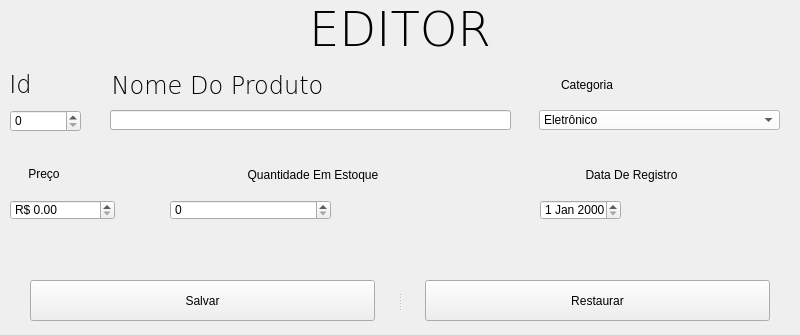
<?xml version="1.0" encoding="UTF-8"?>
<ui version="4.0">
 <class>MainWindow</class>
 <widget class="QMainWindow" name="MainWindow">
  <property name="geometry">
   <rect>
    <x>0</x>
    <y>0</y>
    <width>800</width>
    <height>335</height>
   </rect>
  </property>
  <property name="maximumSize">
   <size>
    <width>800</width>
    <height>335</height>
   </size>
  </property>
  <property name="windowTitle">
   <string>Editor</string>
  </property>
  <widget class="QWidget" name="centralwidget">
   <widget class="QLabel" name="label">
    <property name="geometry">
     <rect>
      <x>0</x>
      <y>0</y>
      <width>800</width>
      <height>59</height>
     </rect>
    </property>
    <property name="font">
     <font>
      <family>Verdana</family>
      <pointsize>36</pointsize>
      <weight>9</weight>
      <italic>false</italic>
      <bold>false</bold>
     </font>
    </property>
    <property name="styleSheet">
     <string notr="true">font: 75 36pt &quot;Verdana&quot;;
</string>
    </property>
    <property name="text">
     <string>EDITOR</string>
    </property>
    <property name="alignment">
     <set>Qt::AlignCenter</set>
    </property>
   </widget>
   <widget class="QLabel" name="label_2">
    <property name="geometry">
     <rect>
      <x>0</x>
      <y>70</y>
      <width>41</width>
      <height>29</height>
     </rect>
    </property>
    <property name="font">
     <font>
      <family>Verdana</family>
      <pointsize>18</pointsize>
      <weight>9</weight>
      <italic>false</italic>
      <bold>false</bold>
     </font>
    </property>
    <property name="styleSheet">
     <string notr="true">font: 75 18pt &quot;Verdana&quot;;</string>
    </property>
    <property name="text">
     <string>Id</string>
    </property>
    <property name="alignment">
     <set>Qt::AlignCenter</set>
    </property>
   </widget>
   <widget class="QLabel" name="label_3">
    <property name="geometry">
     <rect>
      <x>111</x>
      <y>71</y>
      <width>213</width>
      <height>29</height>
     </rect>
    </property>
    <property name="font">
     <font>
      <family>Verdana</family>
      <pointsize>18</pointsize>
      <weight>9</weight>
      <italic>false</italic>
      <bold>false</bold>
     </font>
    </property>
    <property name="styleSheet">
     <string notr="true">font: 75 18pt &quot;Verdana&quot;;</string>
    </property>
    <property name="text">
     <string>Nome Do Produto</string>
    </property>
    <property name="alignment">
     <set>Qt::AlignCenter</set>
    </property>
   </widget>
   <widget class="QLineEdit" name="txtAlterarNome">
    <property name="geometry">
     <rect>
      <x>110</x>
      <y>110</y>
      <width>401</width>
      <height>20</height>
     </rect>
    </property>
   </widget>
   <widget class="QComboBox" name="cbxAlterarCategoria">
    <property name="geometry">
     <rect>
      <x>539</x>
      <y>110</y>
      <width>241</width>
      <height>20</height>
     </rect>
    </property>
    <property name="styleSheet">
     <string notr="true">background-color: rgb(255, 255, 255);</string>
    </property>
    <item>
     <property name="text">
      <string>Eletrônico</string>
     </property>
    </item>
    <item>
     <property name="text">
      <string>Roupas e Acessórios</string>
     </property>
    </item>
    <item>
     <property name="text">
      <string>Alimentos e Bebidas</string>
     </property>
    </item>
    <item>
     <property name="text">
      <string>Móveis</string>
     </property>
    </item>
    <item>
     <property name="text">
      <string>Beleza e Cuidados Pessoais</string>
     </property>
    </item>
    <item>
     <property name="text">
      <string>Esportes e Lazer</string>
     </property>
    </item>
    <item>
     <property name="text">
      <string>Ferramentas e Materiais de Construção</string>
     </property>
    </item>
    <item>
     <property name="text">
      <string>Livros e Mídia</string>
     </property>
    </item>
    <item>
     <property name="text">
      <string>Brinquedos e Jogos</string>
     </property>
    </item>
    <item>
     <property name="text">
      <string>Automotivos</string>
     </property>
    </item>
    <item>
     <property name="text">
      <string>Saúde</string>
     </property>
    </item>
    <item>
     <property name="text">
      <string>Tecnologia</string>
     </property>
    </item>
    <item>
     <property name="text">
      <string>Casa e Jardim</string>
     </property>
    </item>
    <item>
     <property name="text">
      <string>Artigos de Escritório</string>
     </property>
    </item>
   </widget>
   <widget class="QLabel" name="label_4">
    <property name="geometry">
     <rect>
      <x>530</x>
      <y>70</y>
      <width>114</width>
      <height>29</height>
     </rect>
    </property>
    <property name="styleSheet">
     <string notr="true">font: 18pt &quot;Verdana&quot;;</string>
    </property>
    <property name="text">
     <string>Categoria</string>
    </property>
    <property name="alignment">
     <set>Qt::AlignCenter</set>
    </property>
   </widget>
   <widget class="QLabel" name="label_5">
    <property name="geometry">
     <rect>
      <x>11</x>
      <y>159</y>
      <width>66</width>
      <height>29</height>
     </rect>
    </property>
    <property name="styleSheet">
     <string notr="true">font: 18pt &quot;Verdana&quot;;</string>
    </property>
    <property name="text">
     <string>Preço</string>
    </property>
    <property name="alignment">
     <set>Qt::AlignCenter</set>
    </property>
   </widget>
   <widget class="QLabel" name="label_6">
    <property name="geometry">
     <rect>
      <x>170</x>
      <y>160</y>
      <width>286</width>
      <height>29</height>
     </rect>
    </property>
    <property name="styleSheet">
     <string notr="true">font: 18pt &quot;Verdana&quot;;</string>
    </property>
    <property name="text">
     <string>Quantidade Em Estoque</string>
    </property>
    <property name="alignment">
     <set>Qt::AlignCenter</set>
    </property>
   </widget>
   <widget class="QLabel" name="label_7">
    <property name="geometry">
     <rect>
      <x>530</x>
      <y>160</y>
      <width>203</width>
      <height>29</height>
     </rect>
    </property>
    <property name="styleSheet">
     <string notr="true">font: 18pt &quot;Verdana&quot;;</string>
    </property>
    <property name="text">
     <string>Data De Registro</string>
    </property>
    <property name="alignment">
     <set>Qt::AlignCenter</set>
    </property>
   </widget>
   <widget class="QDateEdit" name="deAlterarData">
    <property name="geometry">
     <rect>
      <x>540</x>
      <y>200</y>
      <width>81</width>
      <height>20</height>
     </rect>
    </property>
   </widget>
   <widget class="QSpinBox" name="sbAlterarQuantidade">
    <property name="geometry">
     <rect>
      <x>170</x>
      <y>200</y>
      <width>161</width>
      <height>20</height>
     </rect>
    </property>
    <property name="maximum">
     <number>10000000</number>
    </property>
   </widget>
   <widget class="QDoubleSpinBox" name="dsbAlterarPreco">
    <property name="geometry">
     <rect>
      <x>10</x>
      <y>200</y>
      <width>105</width>
      <height>20</height>
     </rect>
    </property>
    <property name="prefix">
     <string>R$ </string>
    </property>
    <property name="maximum">
     <double>10000000.000000000000000</double>
    </property>
    <property name="singleStep">
     <double>0.100000000000000</double>
    </property>
   </widget>
   <widget class="QSplitter" name="splitter">
    <property name="geometry">
     <rect>
      <x>30</x>
      <y>280</y>
      <width>740</width>
      <height>41</height>
     </rect>
    </property>
    <property name="orientation">
     <enum>Qt::Horizontal</enum>
    </property>
    <property name="handleWidth">
     <number>50</number>
    </property>
    <widget class="QPushButton" name="btnEditorSalvar">
     <property name="styleSheet">
      <string notr="true">font: 12pt &quot;Verdana&quot;;</string>
     </property>
     <property name="text">
      <string>Salvar</string>
     </property>
    </widget>
    <widget class="QPushButton" name="btnRestaurar">
     <property name="styleSheet">
      <string notr="true">font: 12pt &quot;Verdana&quot;;</string>
     </property>
     <property name="text">
      <string>Restaurar</string>
     </property>
    </widget>
   </widget>
   <widget class="QSpinBox" name="sbAlterarId">
    <property name="geometry">
     <rect>
      <x>10</x>
      <y>110</y>
      <width>71</width>
      <height>22</height>
     </rect>
    </property>
   </widget>
  </widget>
 </widget>
 <resources/>
 <connections/>
</ui>
